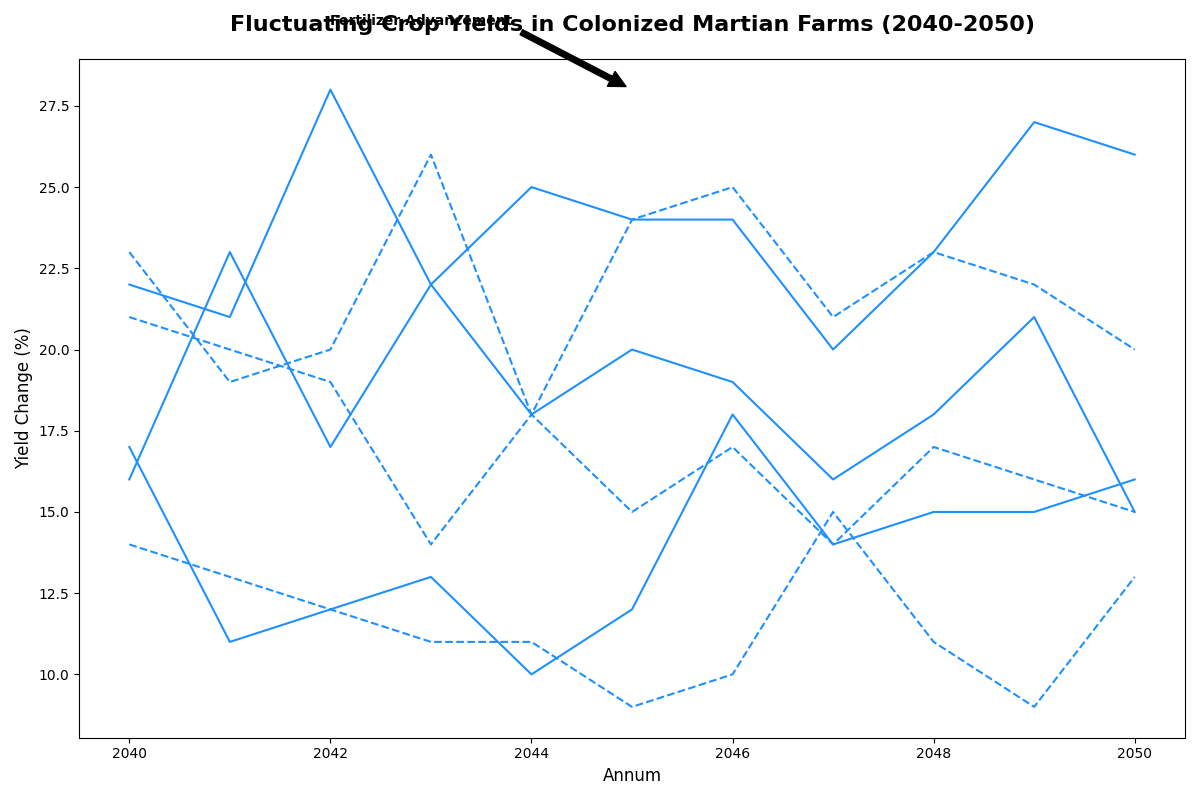

Reproduce this figure in Python.
import matplotlib.pyplot as plt
import numpy as np

years = np.arange(2040, 2051)

wheat_a = np.array([22, 21, 28, 22, 25, 24, 24, 20, 23, 27, 26])
corn_a = np.array([16, 23, 17, 22, 18, 20, 19, 16, 18, 21, 15])
rice_a = np.array([17, 11, 12, 13, 10, 12, 18, 14, 15, 15, 16])
wheat_b = np.array([23, 19, 20, 26, 18, 24, 25, 21, 23, 22, 20])
corn_b = np.array([21, 20, 19, 14, 18, 15, 17, 14, 17, 16, 15])
rice_b = np.array([14, 13, 12, 11, 11, 9, 10, 15, 11, 9, 13])

fig, ax = plt.subplots(figsize=(12, 8))

consistent_color = 'dodgerblue'
ax.plot(years, wheat_a, color=consistent_color, linestyle='-')
ax.plot(years, corn_a, color=consistent_color, linestyle='-')
ax.plot(years, rice_a, color=consistent_color, linestyle='-')
ax.plot(years, wheat_b, color=consistent_color, linestyle='--')
ax.plot(years, corn_b, color=consistent_color, linestyle='--')
ax.plot(years, rice_b, color=consistent_color, linestyle='--')

ax.set_title("Fluctuating Crop Yields in Colonized Martian Farms (2040-2050)", fontsize=16, fontweight='bold', pad=20)
ax.set_xlabel('Annum', fontsize=12)
ax.set_ylabel('Yield Change (%)', fontsize=12)

ax.annotate('Fertilizer Advancement', xy=(2045, 28), xytext=(2042, 30),
            arrowprops=dict(facecolor='black', shrink=0.05),
            fontsize=10, fontweight='bold')

plt.tight_layout()
plt.show()
